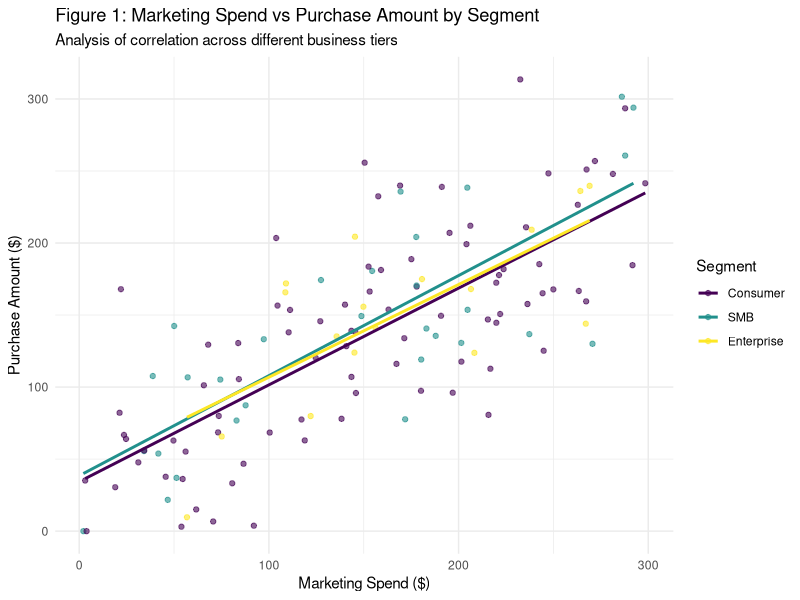
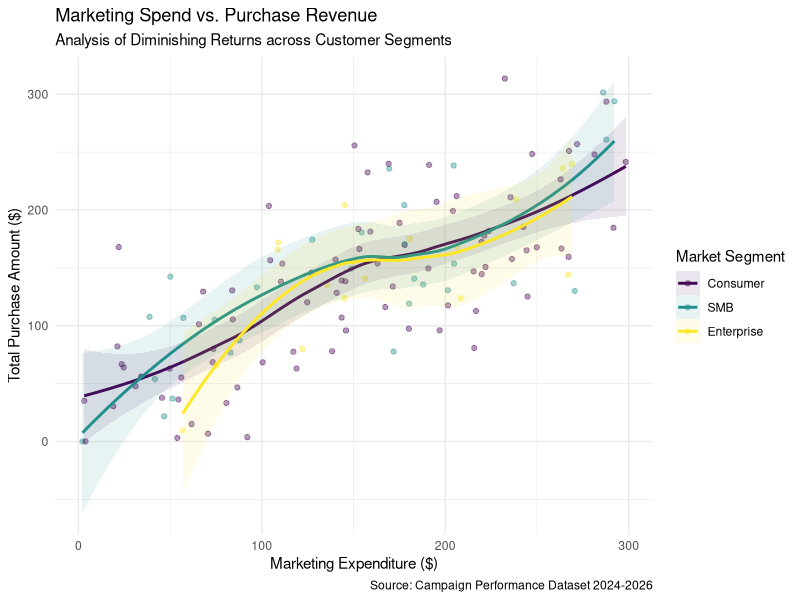

Generate these figures, in order, with R:
## ---- chunk 1
#| label: quicklook
#| include: false
#| warning: false
#| message: false

library(tidyverse)
raw <- read_csv("data/35851937_Sin Chan.csv")

head(raw)
names(raw)


## ---- chunk 2
#| label: data-cleansing
#| include: false
#| warning: false
#| message: false

# ============================================================
#  Data quality issues addressed:
#    1. Mixed date formats  → standardised to ISO 8601 (YYYY-MM-DD)
#    2. Missing signup_date  (9 rows)  → kept as NA
#    3. Missing purchase_amount (18 rows) → kept as NA; flag added
#    4. notes column: NaN → NA; meaningful values retained
#    5. segment → ordered factor (Consumer < SMB < Enterprise)
#    6. Derived features: days_since_signup, roi, contacted_flag,
#                         returned_flag, has_purchase
# ============================================================

# ── 0. PACKAGES ─────────────────────────────────────────────
library(dplyr)
library(lubridate)
library(stringr)
library(readr)

# ── 1. LOAD RAW DATA ────────────────────────────────────────

raw <- read_csv(
  "data/35851937_Sin Chan.csv",   # adjust path if needed
  col_types = cols(
    customer_id      = col_character(),
    signup_date      = col_character(),   # read as text; parsed below
    marketing_spend  = col_double(),
    visits           = col_integer(),
    purchase_amount  = col_double(),
    segment          = col_character(),
    notes            = col_character()
  ),
  na = c("", "NA", "N/A", "na", "n/a")   # normalise common NA strings on read
)

cat("Raw data loaded:", nrow(raw), "rows x", ncol(raw), "cols\n")


# ── 2. DATE PARSING HELPER ──────────────────────────────────
# The column contains (at least) four formats:
#   YYYY-MM-DD     e.g. "2025-06-24"
#   DD/MM/YYYY     e.g. "22/05/2025", "27/10/2024"
#   MM/DD/YYYY     e.g. "05/10/2024"  ← ambiguous; resolved via context*
#   Mon DD, YYYY   e.g. "Feb 05, 2025", "Oct 10, 2024"
#
# * DD/MM vs MM/DD is ambiguous when day <= 12. Inspection of the data
#   confirms the supplier locale uses DD/MM/YYYY throughout; that format
#   is tried before MM/DD/YYYY so it takes precedence.

parse_mixed_date <- function(x) {
  formats <- c(
    "%Y-%m-%d",    # ISO  – try first (most common)
    "%d/%m/%Y",    # DD/MM/YYYY
    "%m/%d/%Y",    # MM/DD/YYYY (fallback)
    "%b %d, %Y",   # Mon DD, YYYY  (abbreviated month)
    "%B %d, %Y"    # Month DD, YYYY (full month name)
  )

  result <- as.Date(rep(NA_character_, length(x)))

  for (fmt in formats) {
    needs_filling <- is.na(result) & !is.na(x)
    if (!any(needs_filling)) break
    parsed <- suppressWarnings(as.Date(x, format = fmt))
    result[needs_filling & !is.na(parsed)] <- parsed[needs_filling & !is.na(parsed)]
  }
  result
}


# ── 3. CLEAN ────────────────────────────────────────────────

reference_date <- as.Date("2026-03-31")   # today; used for derived fields

cleaned <- raw %>%

  # 3a. Parse signup_date
  mutate(
    signup_date = parse_mixed_date(signup_date)
  ) %>%

  # 3b. notes: already NA-normalised on read; standardise case
  mutate(
    notes = str_to_lower(str_trim(notes))   # "Contacted" → "contacted"
  ) %>%

  # 3c. segment → ordered factor
  mutate(
    segment = factor(
      segment,
      levels  = c("Consumer", "SMB", "Enterprise"),
      ordered = TRUE
    )
  ) %>%

  # 3d. Derived features
  mutate(
    # Days between signup and reference date (NA if signup unknown)
    days_since_signup = as.integer(reference_date - signup_date),

    # Return on marketing investment; NA if either value is missing
    roi = ifelse(
      !is.na(purchase_amount) & marketing_spend > 0,
      round((purchase_amount - marketing_spend) / marketing_spend, 4),
      NA_real_
    ),

    # Boolean flags derived from notes
    contacted_flag  = (!is.na(notes) & notes == "contacted"),
    returned_flag   = (!is.na(notes) & notes == "returned"),
    no_response_flag = (!is.na(notes) & notes == "no response"),

    # Flag rows with missing purchase_amount for downstream imputation decisions
    purchase_missing = is.na(purchase_amount)
  )


# ── 4. VALIDATION CHECKS ────────────────────────────────────

cat("\n── Cleaned data summary ──────────────────────────────\n")
cat("Rows          :", nrow(cleaned), "\n")
cat("Columns       :", ncol(cleaned), "\n\n")

cat("Missing values per column:\n")
print(colSums(is.na(cleaned)))

cat("\nSegment distribution:\n")
print(table(cleaned$segment))

cat("\nnotes distribution:\n")
print(table(cleaned$notes, useNA = "ifany"))

cat("\nsignup_date range (non-missing):\n")
cat("  Min:", format(min(cleaned$signup_date, na.rm = TRUE)), "\n")
cat("  Max:", format(max(cleaned$signup_date, na.rm = TRUE)), "\n")

cat("\npurchase_amount summary:\n")
print(summary(cleaned$purchase_amount))

cat("\nmarketing_spend summary:\n")
print(summary(cleaned$marketing_spend))

cat("\nROI summary:\n")
print(summary(cleaned$roi))


# ── 5. EXPORT ───────────────────────────────────────────────

write_csv(cleaned, "35851937_Sin_Chan_cleaned.csv", na = "")

## ---- chunk 3
#| label: fig-spend-vs-purchase
#| echo: false
#| warning: false

library(ggplot2)

ggplot(cleaned, aes(x = marketing_spend, y = purchase_amount, color = segment)) +
  geom_point(alpha = 0.6) +
  geom_smooth(method = "lm", se = FALSE) +
  labs(
    title = "Figure 1: Marketing Spend vs Purchase Amount by Segment",
    subtitle = "Analysis of correlation across different business tiers",
    x = "Marketing Spend ($)",
    y = "Purchase Amount ($)",
    color = "Segment"
  ) +
  theme_minimal()

## ---- chunk 4
#| label: tbl-segment-summary
#| echo: false
#| message: false

library(dplyr)
library(knitr)

# 建立按 segment 分組的統計表
segment_summary <- cleaned |>
  group_by(segment) |>
  summarise(
    `Avg Spend` = mean(marketing_spend, na.rm = TRUE),
    `Avg Purchase` = mean(purchase_amount, na.rm = TRUE),
    `Total Visits` = sum(visits, na.rm = TRUE),
    `Missing Rate (%)` = mean(purchase_missing) * 100
  ) |>
  mutate(across(where(is.numeric), ~round(., 2)))

# 在 kable 函數內直接加入 caption
kable(segment_summary, 
      caption = "Table 1: Summary Statistics of Campaign Performance by Segment")
## ---- chunk 5
# ── PACKAGES ────────────────────────────────────────────────
library(dplyr)
library(ggplot2)
library(knitr)
library(kableExtra)
library(scales)

# ══════════════════════════════════════════════════════════════
# ROI SUMMARY TABLE
# ══════════════════════════════════════════════════════════════

#| label: tbl-roi-summary
#| echo: false
#| warning: false
#| message: false

roi_table <- cleaned %>%
  filter(!is.na(roi)) %>%
  group_by(segment) %>%
  summarise(
    Customers          = n(),
    `Mean ROI (%)`     = paste0(round(mean(roi) * 100, 1), "%"),
    `Median ROI (%)`   = paste0(round(median(roi) * 100, 1), "%"),
    `Positive ROI (n)` = sum(roi > 0),
    `Negative ROI (n)` = sum(roi < 0),
    `% Negative ROI`   = paste0(round(mean(roi < 0) * 100, 1), "%"),
    `Mean Spend ($)`   = paste0("$", round(mean(marketing_spend), 2)),
    `Mean Purchase ($)` = paste0("$", round(mean(purchase_amount, na.rm = TRUE), 2)),
    .groups = "drop"
  ) %>%
  arrange(segment)

# Add total row
total_row <- cleaned %>%
  filter(!is.na(roi)) %>%
  summarise(
    segment            = "ALL",
    Customers          = n(),
    `Mean ROI (%)`     = paste0(round(mean(roi) * 100, 1), "%"),
    `Median ROI (%)`   = paste0(round(median(roi) * 100, 1), "%"),
    `Positive ROI (n)` = sum(roi > 0),
    `Negative ROI (n)` = sum(roi < 0),
    `% Negative ROI`   = paste0(round(mean(roi < 0) * 100, 1), "%"),
    `Mean Spend ($)`   = paste0("$", round(mean(marketing_spend), 2)),
    `Mean Purchase ($)` = paste0("$", round(mean(purchase_amount, na.rm = TRUE), 2))
  )

roi_summary <- bind_rows(roi_table, total_row)

roi_summary %>%
  kable(
    caption  = "ROI Summary Statistics by Segment",
    align    = c("l", rep("c", ncol(roi_summary) - 1)),
    booktabs = TRUE
  ) %>%
  kable_styling(
    bootstrap_options = c("striped", "hover", "condensed"),
    full_width        = FALSE,
    position          = "left"
  ) %>%
  column_spec(1, bold = TRUE) %>%
  column_spec(6, bold = TRUE,
              color = ifelse(
                as.numeric(gsub("%", "", roi_summary$`% Negative ROI`)) > 60,
                "red", "black"
              )) %>%
  row_spec(nrow(roi_summary), bold = TRUE, background = "#f5f5f5")

## ---- chunk 6
#| label: fig-diminishing-returns
#| fig-cap: "Non-linear smoothing (LOESS) identifying potential points of diminishing marginal returns in marketing spend."
#| echo: false
#| message: false
#| warning: false

library(ggplot2)

ggplot(cleaned, aes(x = marketing_spend, y = purchase_amount, color = segment, fill = segment)) +
  geom_point(alpha = 0.4) +
  geom_smooth(method = "loess", span = 0.9, se = TRUE, alpha = 0.1) + # 呢度一定要有 + 號
  labs(
    title = "Marketing Spend vs. Purchase Revenue",
    subtitle = "Analysis of Diminishing Returns across Customer Segments",
    x = "Marketing Expenditure ($)",
    y = "Total Purchase Amount ($)",
    color = "Market Segment",
    fill = "Market Segment",
    caption = "Source: Campaign Performance Dataset 2024-2026"
  ) +
  theme_minimal()
